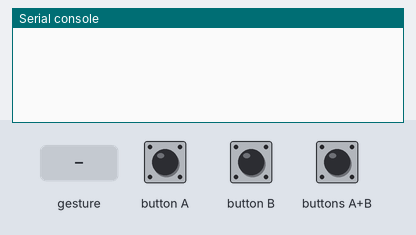
The program below on a simulated BBC micro:bit (MakeCode). Shown: the last lines printed to the serial console. Inputs (shaded band) come from the test bench. No radio messages arrive unless stated (any console line starting 'radio sent:' is added by the test bench); a tilt is held for 1.5 s and a shake lasts 1 s, then the board lies face up again.

Above: at 1.2 s.
1.3 s: button A pressed for 0.15 s
At 2.5 s:
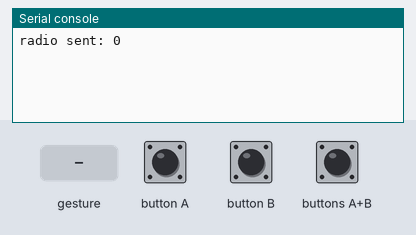
2.9 s: button B pressed for 0.15 s
At 3.7 s:
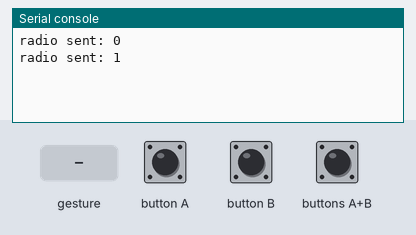
4.5 s: buttons A+B pressed for 0.15 s
At 5.8 s:
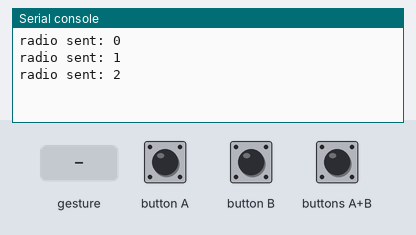
6.1 s: gesture 'shake'
At 6.8 s:
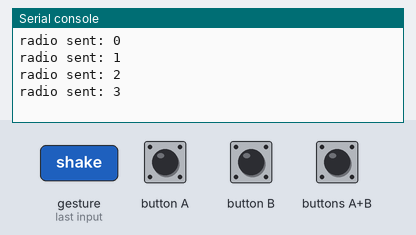
Timing chart, 0 to 8.6 s (numbered marks = the images above; inputs shaded):
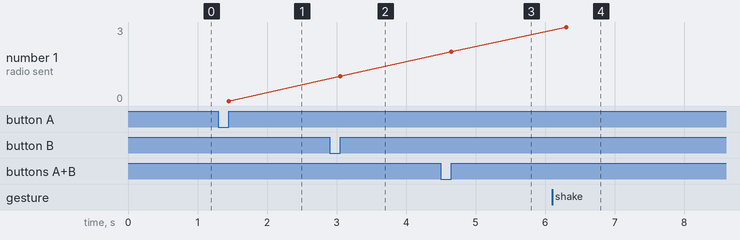

The program:

main.ts
```typescript
input.onButtonPressed(Button.A, function () {
    radio.sendNumber(0)
})
input.onGesture(Gesture.Shake, function () {
    radio.sendNumber(3)
})
input.onButtonPressed(Button.AB, function () {
    radio.sendNumber(2)
})
input.onButtonPressed(Button.B, function () {
    radio.sendNumber(1)
})
radio.setGroup(1)
basic.forever(function () {

})
```

test.ts
```typescript
// testene settes inn her; disse vil ikke kompilert så lenge denne pakken blir brukt som en utvidelse.
```

Measured:
- after the input at 1.3 s, the serial console: prints a new line after 0.15 s (image 1)
- after the input at 2.9 s, the serial console: prints a new line after 0.15 s (image 2)
- after the input at 4.5 s, the serial console: prints a new line after 0.15 s (image 3)
- after the input at 6.1 s, the serial console: prints a new line after 0.20 s (image 4)
- plotted number 1: 0 → 1 after the input at 2.9 s, 1 → 2 after the input at 4.5 s, 2 → 3 after the input at 6.1 s
